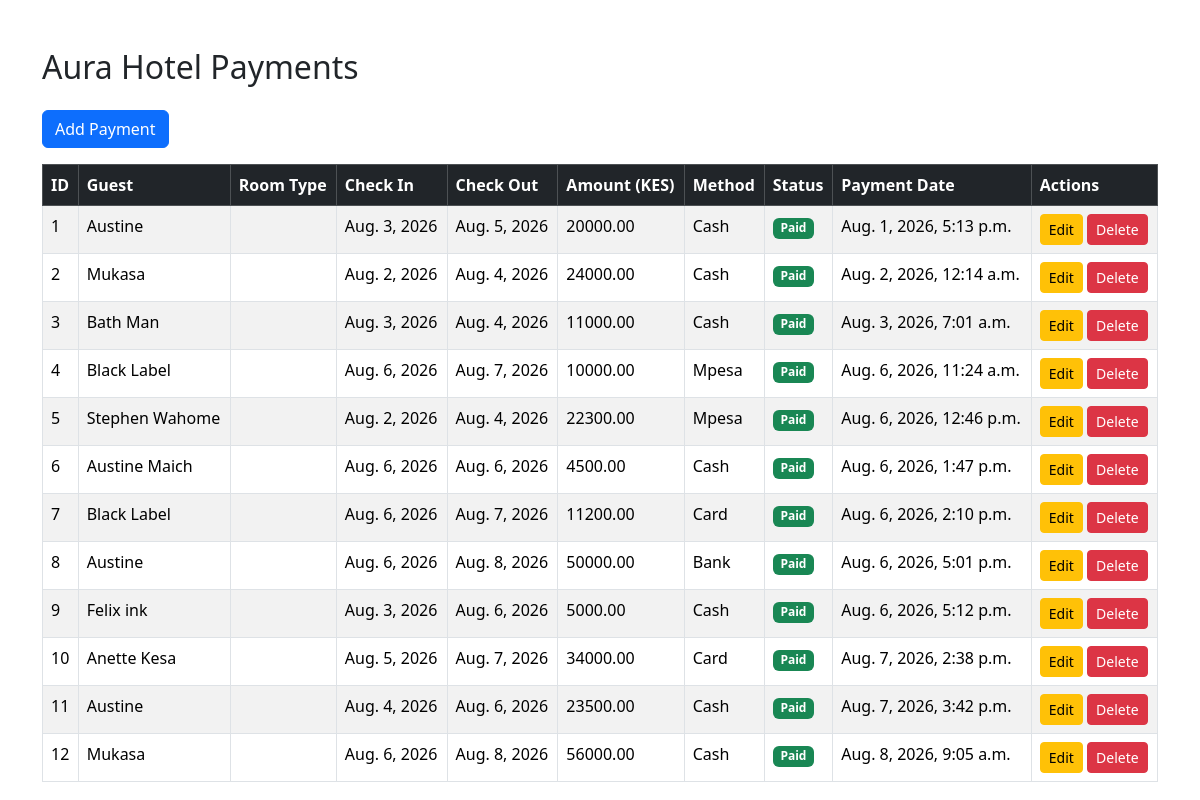
/payments/, run on an earlier commit of the app's database.
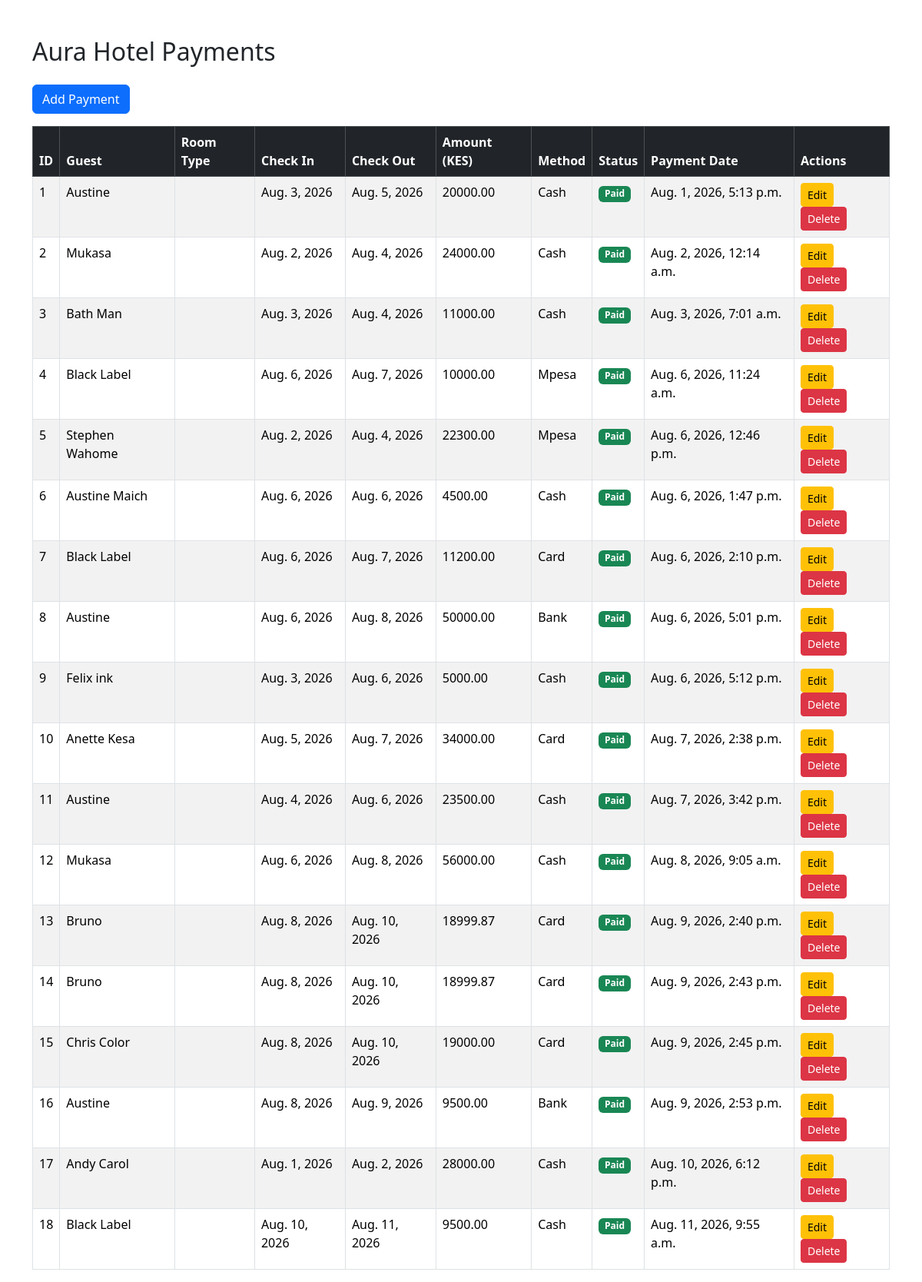
And on a later commit of the database.
### payments/models.py (models this page shows, shortened)
class Payment(models.Model):
    PAYMENT_METHODS = (
        ('Mpesa', 'Mpesa'),
        ('Cash', 'Cash'),
        ('Card', 'Card'),
        ('Bank', 'Bank Transfer'),
    )
    STATUS = (
        ('Paid', 'Paid'),
        ('Pending', 'Pending'),
    )
    reservation = models.ForeignKey(
        Reservation,
        on_delete=models.CASCADE,
        related_name='payments'
    )
    amount = models.DecimalField(
        max_digits=10,
        decimal_places=2
    )
    payment_method = models.CharField(
        max_length=20,
        choices=PAYMENT_METHODS
    )
    transaction_code = models.CharField(
        max_length=100,
        blank=True,
        null=True
    )
    status = models.CharField(
        max_length=20,
        choices=STATUS,
        default='Paid'
    )
    payment_date = models.DateTimeField(
        auto_now_add=True
    )
    PAYMENT_CHOICES = [
    ('Pending', 'Pending'),
    ('Paid', 'Paid'),
    ]
    payment_status = models.CharField(
        max_length=20,
        choices=PAYMENT_CHOICES,
        default='Pending'
    )

### reservations/models.py (models this page shows, shortened)
class Reservation(models.Model):
    STATUS_CHOICES = [
        ('Booked', 'Booked'),
        ('Checked In', 'Checked In'),
        ('Pending Checkout', 'Pending Checkout'),
        ('Completed', 'Completed'),
        ('Cancelled', 'Cancelled'),
    ]
    PAYMENT_CHOICES = [
        ('Pending', 'Pending'),
        ('Paid', 'Paid'),
    ]
    user = models.ForeignKey(
        User,
        on_delete=models.CASCADE,
        null=True,
        blank=True
    )
    guest_name = models.CharField(max_length=100)
    email = models.EmailField()
    phone = models.CharField(max_length=20)
    room = models.ForeignKey(
        Room,
        on_delete=models.CASCADE
    )
    check_in = models.DateField()
    check_out = models.DateField()
    check_in_time = models.DateTimeField(
        null=True,
        blank=True
    )
    check_out_time = models.DateTimeField(
        null=True,
        blank=True
    )
    guests = models.IntegerField()
    special_requests = models.TextField(
        blank=True,
        null=True
    )
    status = models.CharField(
        max_length=20,
        choices=STATUS_CHOICES,
        default='Booked'
    )
    payment_status = models.CharField(
        max_length=20,
        choices=PAYMENT_CHOICES,
        default='Pending'
    )
    created_at = models.DateTimeField(
    auto_now_add=True
    )

### payments/views.py (the view)
# urls.py: path('', views.payment_list, name='payment_list'),
def payment_list(request):
    payments = Payment.objects.all()
    return render(
        request,
        'payment_list.html',
        {'payments': payments}
    )

### payments/templates/payment_list.html (shortened to what this page needs)
<!DOCTYPE html>
<html>
<head>
    <link href="https://cdn.jsdelivr.net/npm/bootstrap@5.3.3/dist/css/bootstrap.min.css"
          rel="stylesheet">
</head>
<body>
<div class="container mt-5">
    <h2 class="mb-4">Aura Hotel Payments</h2>
    <a href="{% url 'create_payment' %}"
       class="btn btn-primary mb-3">
        Add Payment
    </a>
    <table class="table table-bordered table-striped table-hover">
        <thead class="table-dark">
            <tr>
                <th>ID</th>
                <th>Guest</th>
                <th>Room Type</th>
                <th>Check In</th>
                <th>Check Out</th>
                <th>Amount (KES)</th>
                <th>Method</th>
                <th>Status</th>
                <th>Payment Date</th>
                <th>Actions</th>
            </tr>
        </thead>
        <tbody>
        {% for payment in payments %}
            <tr>
                <td>{{ payment.id }}</td>
                <td>{{ payment.reservation.guest_name }}</td>
                <td>{{ payment.reservation.room_type }}</td>
                <td>{{ payment.reservation.check_in }}</td>
                <td>{{ payment.reservation.check_out }}</td>
                <td>{{ payment.amount }}</td>
                <td>{{ payment.payment_method }}</td>
                <td>
                    {% if payment.status == 'Paid' %}
                        <span class="badge bg-success">Paid</span>
                    {% else %}
                        <span class="badge bg-warning text-dark">
                            Pending
                        </span>
                    {% endif %}
                </td>
                <td>{{ payment.payment_date }}</td>
                <td>
                    <a href="{% url 'edit_payment' payment.id %}"
                       class="btn btn-warning btn-sm">
                        Edit
                    </a>
                    <a href="{% url 'delete_payment' payment.id %}"
                       class="btn btn-danger btn-sm">
                        Delete
                    </a>
                </td>
            </tr>
        {% endfor %}
        </tbody>
    </table>
</div>
</body>
</html>

What changed in the data, as far as the page shows it:
added Payment: id "13", reservation.guest_name "Bruno", reservation.check_in "Aug. 8, 2026", reservation.check_out "Aug. 10, 2026", amount "18999.87", payment_method "Card", status "Paid", payment_date "Aug. 9, 2026, 2:40 p.m."
added Payment: id "14", reservation.guest_name "Bruno", reservation.check_in "Aug. 8, 2026", reservation.check_out "Aug. 10, 2026", amount "18999.87", payment_method "Card", status "Paid", payment_date "Aug. 9, 2026, 2:43 p.m."
added Payment: id "15", reservation.guest_name "Chris Color", reservation.check_in "Aug. 8, 2026", reservation.check_out "Aug. 10, 2026", amount "19000.00", payment_method "Card", status "Paid", payment_date "Aug. 9, 2026, 2:45 p.m."
added Payment: id "16", reservation.guest_name "Austine", reservation.check_in "Aug. 8, 2026", reservation.check_out "Aug. 9, 2026", amount "9500.00", payment_method "Bank", status "Paid", payment_date "Aug. 9, 2026, 2:53 p.m."
added Payment: id "17", reservation.guest_name "Andy Carol", reservation.check_in "Aug. 1, 2026", reservation.check_out "Aug. 2, 2026", amount "28000.00", payment_method "Cash", status "Paid", payment_date "Aug. 10, 2026, 6:12 p.m."
added Payment: id "18", reservation.guest_name "Black Label", reservation.check_in "Aug. 10, 2026", reservation.check_out "Aug. 11, 2026", amount "9500.00", payment_method "Cash", status "Paid", payment_date "Aug. 11, 2026, 9:55 a.m."
